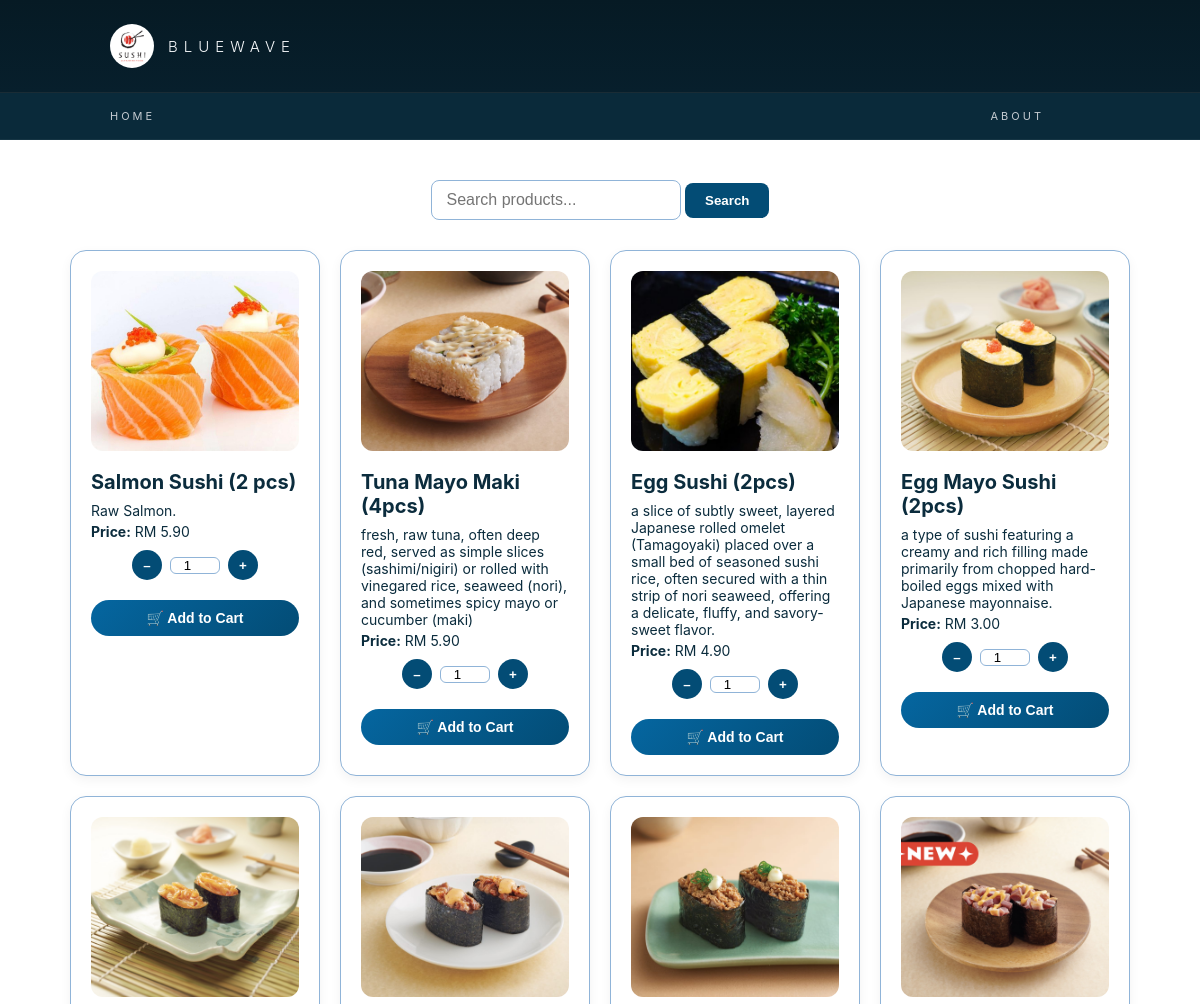
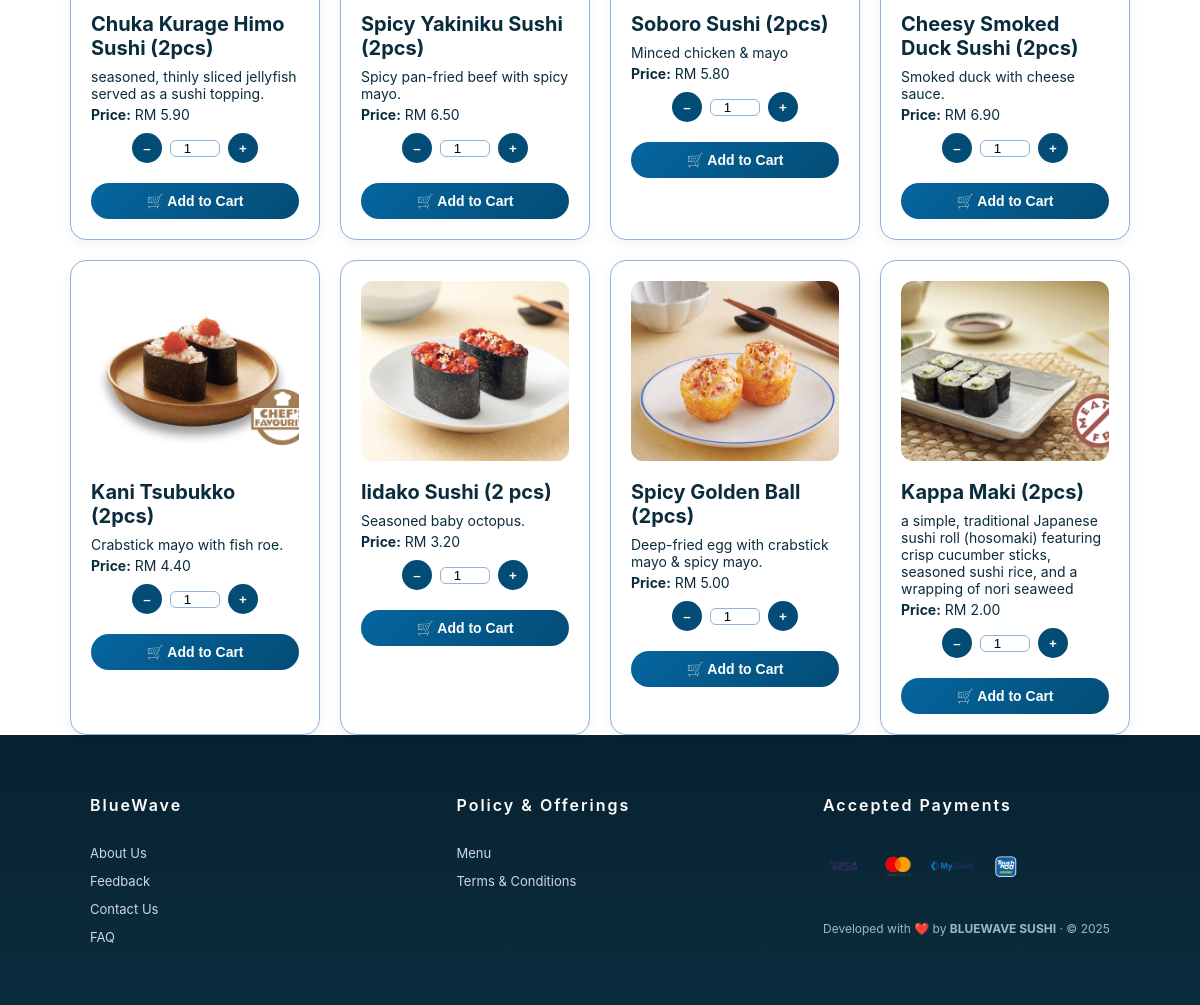
Screenshot of /app/product/product.php with the database file from the repository (2 pictures, top to bottom).
### tables this page shows
CREATE TABLE `product` (
  `p_id` int(11) NOT NULL,
  `p_name` varchar(100) NOT NULL,
  `p_description` text DEFAULT NULL,
  `p_quantity` int(11) NOT NULL,
  `p_price` decimal(10,2) NOT NULL,
  `p_photo` varchar(100) NOT NULL
);

### app/product/product.php (the view, shortened to what this page needs)
<?php
require '../head2.php';
?>
<div class="product-page">
    <div class="product-search-container">
        <form method="GET" action="">
            <input type="text" name="product_search" placeholder="Search products..."
                   value="<?php echo isset($_GET['product_search']) ? htmlspecialchars($_GET['product_search']) : ''; ?>">
            <button type="submit">Search</button>
        </form>
    </div>
    <div class="product-container">
        <?php
        require '../db.php';
        try {
            $product_sql = "SELECT * FROM product";
            $product_params = [];
            $product_stmt = $_db->prepare($product_sql);
            $product_stmt->execute($product_params);
            $product_items = $product_stmt->fetchAll();
            foreach ($product_items as $product_item) {
                $product_outOfStock = $product_item->p_quantity <= 0;
                $product_disabledAttr = $product_outOfStock ? 'disabled' : '';
                $product_outLabel = $product_outOfStock ? "<span class='product-out-of-stock'>Out of Stock</span>" : "";
                echo "
                <div class='product-item-row'>
                    <div class='product-item-image'>
                        <img src='images_product/{$product_item->p_photo}' alt='{$product_item->p_name}' />
                    </div>
                    <div class='product-item-text'>
                        <h3>{$product_item->p_name}</h3>
                        <p>{$product_item->p_description}</p>
                        <p><strong>Price:</strong> RM {$product_item->p_price}</p>
                        {$product_outLabel}
                        <div class='product-quantity-control'>
                            <button onclick='productDecreaseQty(\"product-qty-{$product_item->p_id}\")' {$product_disabledAttr}>–</button>
                            <input type='number' id='product-qty-{$product_item->p_id}' value='1' min='1' class='product-quantity-input' {$product_disabledAttr}/>
                            <button onclick='productIncreaseQty(\"product-qty-{$product_item->p_id}\")' {$product_disabledAttr}>+</button>
                        </div>
                        <button class='product-small-btn' onclick='productAddToCart(\"{$product_item->p_name}\", {$product_item->p_price}, \"{$product_item->p_id}\")' {$product_disabledAttr}>
                            <span class='product-icon'>🛒</span> Add to Cart
                        </button>
                    </div>
                </div>";
            }
        } catch (PDOException $e) {
            echo "Connection failed: " . $e->getMessage();
        }
        ?>
    </div>
</div>
<?php
require '../footer.php';
?>

### app/head2.php (shortened to what this page needs)
<!DOCTYPE html>
<html lang="en">
<head>
    <link rel="stylesheet" href="/HEWASS/app/css/app.css">
</head>
<body>
<header class="bw-header">
    <div class="bw-header-inner">
        <div class="bw-brand" onclick="window.location.href='main.php'">
            <img src="/HEWASS/app/images/logo.jpg" alt="BlueWave Sushi">
            <span class="bw-brand-name">BLUEWAVE</span>
        </div>
    </div>
</header>
<nav class="bw-nav">
    <div class="bw-nav-inner">
        <div class="bw-nav-left">
            <a href="/HEWASS/app/main.php">HOME</a>
        </div>
        <div class="bw-nav-right">
            <a href="/HEWASS/app/about_us/us.php">ABOUT</a>
        </div>
    </div>
</nav>

### app/footer.php (shortened to what this page needs)
<footer class="bw-footer">
  <div class="bw-footer-inner">
    <div class="bw-footer-column">
      <h4 class="bw-footer-title">BlueWave</h4>
      <a href="/HewAss/app/about_us/us.php">About Us</a>
      <a href="/HewAss/app/about_us/feedback_view.php">Feedback</a>
      <a href="/HewAss/app/about_us/contact.php">Contact Us</a>
      <a href="/HewAss/app/about_us/FAQ.php">FAQ</a>
    </div>
    <div class="bw-footer-column">
      <h4 class="bw-footer-title">Policy & Offerings</h4>
      <a href="/HewAss/app/product/product.php">Menu</a>
      <a href="/HewAss/app/about_us/term_policies.php">Terms & Conditions</a>
    </div>
    <div class="bw-footer-column bw-footer-payments">
      <h4 class="bw-footer-title">Accepted Payments</h4>
      <div class="bw-payment-icons">
        <img src="/HewAss/app/images/visa.png" alt="Visa">
        <img src="/HewAss/app/images/mastercard.png" alt="Mastercard">
        <img src="/HewAss/app/images/mydebit.png" alt="MyDebit">
        <img src="/HewAss/app/images/TnG1.png" alt="TNG">
      </div>
      <p class="bw-footer-credit">
        Developed with ❤️ by <strong>BLUEWAVE SUSHI</strong> &middot; &copy; <?= date('Y') ?>
      </p>
    </div>
  </div>
</footer>

### app/css/app.css (style rules this page uses)
* { margin: 0; padding: 0; box-sizing: border-box; }
body { margin: 0; }
body { font-family: 'Inter', sans-serif; }
.bw-header { background: linear-gradient(180deg, #061a24, #071f2c); border-bottom: 1px solid rgba(255,255,255,0.08); }
.bw-header-inner { max-width: 1600px; margin: auto; padding: 24px 110px; display: flex; justify-content: space-between; align-items: center; }
.bw-brand { display: flex; align-items: center; gap: 14px; cursor: pointer; }
.bw-brand img { width: 44px; height: 44px; border-radius: 50%; }
.bw-brand-name { color: #f8fafc; font-size: 15px; letter-spacing: 6px; font-weight: 300; }
.bw-nav { background: #0a2a3a; border-bottom: 1px solid rgba(255,255,255,0.05); }
.bw-nav-inner { max-width: 1600px; margin: auto; padding: 16px 110px; display: flex; justify-content: space-between; align-items: center; }
.bw-nav-left, .bw-nav-right { display: flex; align-items: center; }
.bw-nav-left a, .bw-nav-right a { color: #e5e7eb; font-size: 11px; letter-spacing: 3px; text-decoration: none; margin-right: 46px; opacity: .85; transition: opacity .3s; }

### app/product/product.php (style rules this page uses)
.product-page .product-search-container { text-align: center; margin-top: 40px; margin-bottom: 30px; }
.product-page .product-search-container input[type="text"] { padding: 10px 15px; width: 250px; border: 1px solid #90b4d8; border-radius: 8px; font-size: 16px; }
.product-page .product-search-container button { padding: 10px 20px; background-color: #034c75; color: white; border: none; border-radius: 8px; font-weight: bold; cursor: pointer; transition: 0.3s; }
.product-page .product-container { display: flex; flex-wrap: wrap; justify-content: center; gap: 20px; }
.product-page .product-item-row { display: flex; flex-direction: column; background: #ffffff; border: 1px solid #90b4d8; border-radius: 16px; box-shadow: 0 4px 12px rgba(0,0,0,0.05); padding: 20px; width: 250px; transition: transform 0.3s, box-shadow 0.3s; }
.product-page .product-item-image img { width: 100%; height: 180px; object-fit: cover; border-radius: 12px; margin-bottom: 15px; }
.product-page .product-item-text h3 { margin: 0 0 8px; font-size: 20px; color: #0b2c3d; }
.product-page .product-item-text p { margin: 4px 0; font-size: 14px; color: #0b2c3d; }
.product-page .product-quantity-control { display: flex; align-items: center; justify-content: center; gap: 8px; margin: 10px 0; }
.product-page .product-quantity-control button { width: 30px; height: 30px; background-color: #034c75; color: white; border: none; border-radius: 50%; font-weight: bold; cursor: pointer; transition: 0.2s; }
.product-page .product-quantity-input { width: 50px; text-align: center; border: 1px solid #90b4d8; border-radius: 6px; }
.product-page .product-small-btn { background: linear-gradient(135deg, #0566a0, #034c75); color: white; border: none; padding: 10px 18px; border-radius: 999px; font-size: 14px; font-weight: bold; cursor: pointer; transition: 0.3s; width: 100%; margin-top: 10px; }

### app/footer.php (style rules this page uses)
.bw-footer { background: linear-gradient(180deg, #082231, #0b2c3d); color: #e5e7eb; padding: 60px 90px; font-family: 'Inter', sans-serif; }
.bw-footer-inner { max-width: 1440px; margin: auto; display: flex; justify-content: space-between; flex-wrap: wrap; gap: 60px; }
.bw-footer-column { display: flex; flex-direction: column; gap: 12px; min-width: 180px; }
.bw-footer-title { font-size: 16px; font-weight: 600; letter-spacing: 2px; margin-bottom: 18px; color: #ffffff; }
.bw-footer-column a { text-decoration: none; color: #cfd8e3; font-size: 13px; transition: color .3s; }
.bw-footer-payments .bw-payment-icons { display: flex; gap: 12px; margin: 8px 0 18px; }
.bw-footer-payments .bw-payment-icons img { width: 42px; height: 26px; object-fit: contain; }
.bw-footer-credit { font-size: 12px; color: #9fb6c9; margin-top: 12px; }

### rows the page displays
product: p_photo (picture), p_name "Salmon Sushi (2 pcs)", p_description "Raw Salmon.", p_price "5.90"
product: p_photo (picture), p_name "Tuna Mayo Maki (4pcs)", p_description "fresh, raw tuna, often deep red, served as simple slices (sashimi/nigiri) or rolled with vinegared rice, seaweed (nori), and sometimes spicy mayo or cucumber (maki)", p_price "5.90"
product: p_photo (picture), p_name "Egg Sushi (2pcs)", p_description "a slice of subtly sweet, layered Japanese rolled omelet (Tamagoyaki) placed over a small bed of seasoned sushi rice, often secured with a thin strip of nori seaweed, offering a delicate, fluffy, and savory-sweet flavor.", p_price "4.90"
product: p_photo (picture), p_name "Egg Mayo Sushi (2pcs)", p_description "a type of sushi featuring a creamy and rich filling made primarily from chopped hard-boiled eggs mixed with Japanese mayonnaise.", p_price "3.00"
product: p_photo (picture), p_name "Chuka Kurage Himo Sushi (2pcs)", p_description "seasoned, thinly sliced jellyfish served as a sushi topping.", p_price "5.90"
product: p_photo (picture), p_name "Spicy Yakiniku Sushi (2pcs)", p_description "Spicy pan-fried beef with spicy mayo.", p_price "6.50"
product: p_photo (picture), p_name "Soboro Sushi (2pcs)", p_description "Minced chicken & mayo", p_price "5.80"
product: p_photo (picture), p_name "Cheesy Smoked Duck Sushi (2pcs)", p_description "Smoked duck with cheese sauce.", p_price "6.90"
product: p_photo (picture), p_name "Kani Tsubukko (2pcs)", p_description "Crabstick mayo with fish roe.", p_price "4.40"
product: p_photo (picture), p_name "Iidako Sushi (2 pcs)", p_description "Seasoned baby octopus.", p_price "3.20"
product: p_photo (picture), p_name "Spicy Golden Ball (2pcs)", p_description "Deep-fried egg with crabstick mayo & spicy mayo.", p_price "5.00"
product: p_photo (picture), p_name "Kappa Maki (2pcs)", p_description "a simple, traditional Japanese sushi roll (hosomaki) featuring crisp cucumber sticks, seasoned sushi rice, and a wrapping of nori seaweed", p_price "2.00"
